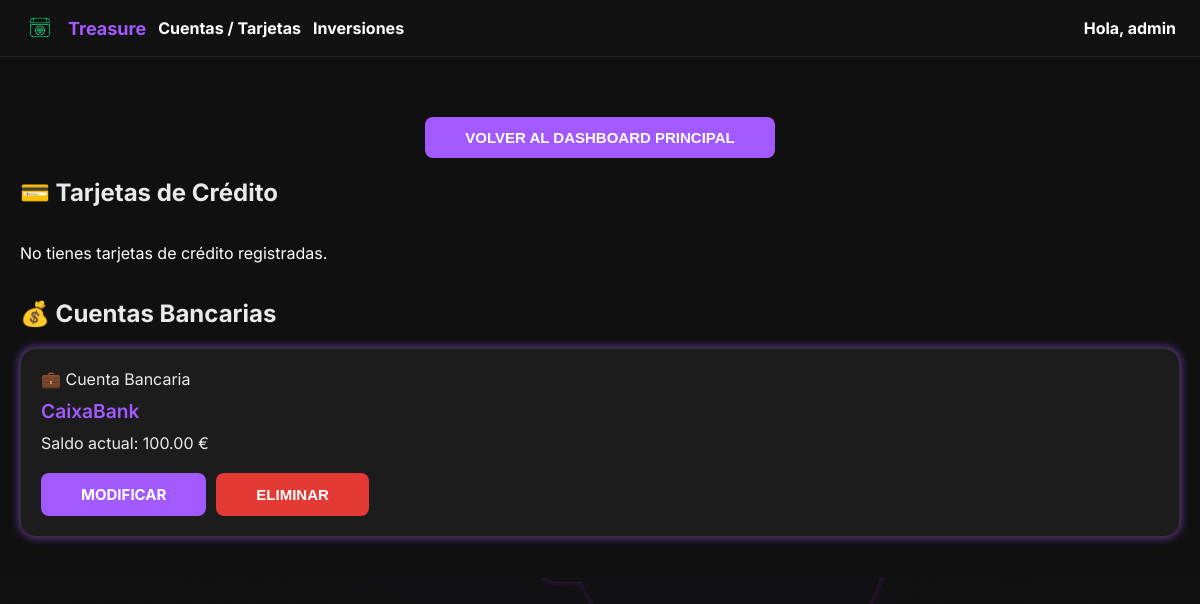
Before: /finanzas/gestionar/ (signed in) with the older database file.
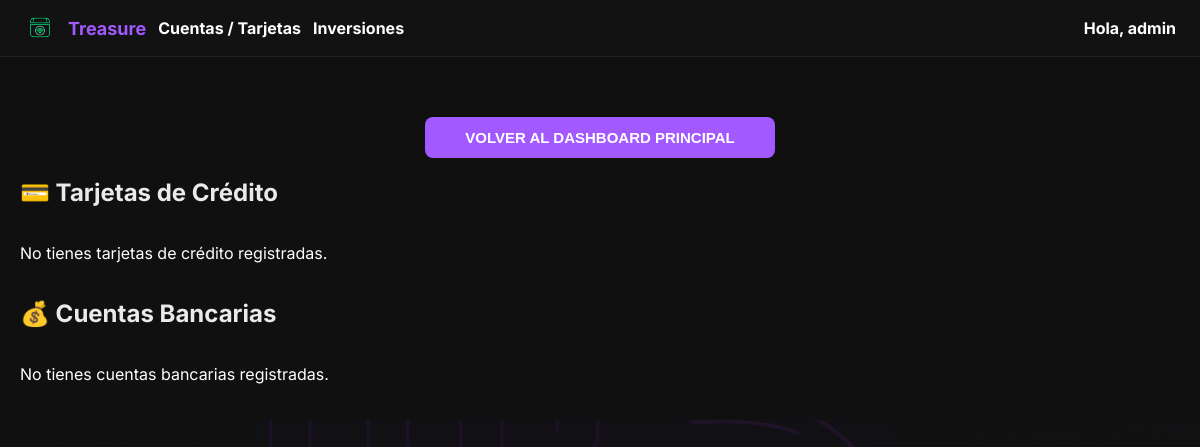
After: the same page with the newer database file.
### finanzas/models.py (models this page shows)
class CuentaBancaria(models.Model):
    usuario = models.ForeignKey(User, on_delete=models.CASCADE)
    nombre = models.CharField(max_length=100)
    moneda = models.CharField(max_length=3, choices=MONEDAS, default='EUR')
    activa = models.BooleanField(default=True)

### finanzas/views.py (the view)
# urls.py: path('gestionar/', views.gestionar_cuentas, name='gestionar_cuentas'),
@login_required
def gestionar_cuentas(request):
    usuario = request.user
    cuentas_bancarias = CuentaBancaria.objects.filter(usuario=usuario)
    cuentas_credito = CuentaCredito.objects.filter(usuario=usuario)
    prestamos = PrestamoSimple.objects.filter(usuario=usuario)
    tarjetas = TarjetaCredito.objects.filter(usuario=usuario)
    hoy = now().date()
    anio = hoy.year
    mes = hoy.month
    try:
        registro = RegistroMensual.objects.get(usuario=usuario, anio=anio, mes=mes)
    except RegistroMensual.DoesNotExist:
        registro = None
    saldos = {}
    saldos_tarjetas = {}
    if registro:
        for cuenta in cuentas_bancarias:
            try:
                saldo = SaldoMensualCuenta.objects.get(cuenta=cuenta, registro=registro)
                saldos[cuenta.id] = saldo.saldo
            except SaldoMensualCuenta.DoesNotExist:
                saldos[cuenta.id] = None
        for tarjeta in tarjetas:
            try:
                saldo = SaldoMensualTarjeta.objects.get(tarjeta=tarjeta, registro=registro)
                saldos_tarjetas[tarjeta.id] = saldo.saldo
            except SaldoMensualTarjeta.DoesNotExist:
                saldos_tarjetas[tarjeta.id] = None
    return render(request, 'finanzas/gestionar_cuentas.html', {
        'cuentas_bancarias': cuentas_bancarias,
        'cuentas_credito': cuentas_credito,
        'prestamos': prestamos,
        'tarjetas': tarjetas,
        'saldos': saldos,
        'saldos_tarjetas': saldos_tarjetas,
    })

### finanzas/context_processors.py (called while the page is built)
def resumen_inversiones_context(request):
    if request.user.is_authenticated:
        resumen = ResumenInversionesMensual.objects.filter(
            usuario=request.user
        ).order_by('-registro__anio', '-registro__mes').first()
    else:
        resumen = None
    return {
        'resumen_inversiones': resumen
    }

### finanzas/templatetags/custom_filters.py (called while the page is built)
@register.filter
def get_item(dictionary, key):
    if dictionary is None:
        return None
    return dictionary.get(key)

### templates/finanzas/gestionar_cuentas.html (shortened to what this page needs)
{% extends "base.html" %}
{% block body_class %}dashboard-background{% endblock %}
{% load static %}
{% load humanize %}
{% load custom_filters %}
{% block content %}
<div class="dashboard-scroll-wrapper">
    <div style="text-align: center; margin-top: 40px;">
        <button type="button" class="btn btn-primary" onclick="window.location.href='{% url 'dashboard' %}'">Volver al Dashboard Principal</button>
    </div>
    <h2 class="section-title">💳 Tarjetas de Crédito</h2>
    <div class="cuentas-container">
        {% for tarjeta in tarjetas %}
        <div class="cuenta-card">
            <div class="cuenta-tipo">💳 Tarjeta de Crédito</div>
            <div class="cuenta-nombre">{{ tarjeta.nombre }} {% if tarjeta.entidad %}— {{ tarjeta.entidad }}{% endif %}</div>
            <div class="cuenta-detalle">
                {% if saldos_tarjetas|get_item:tarjeta.id %}
                    Saldo actual: {{ saldos_tarjetas|get_item:tarjeta.id }} €
                {% else %}
                    Sin saldo este mes
                {% endif %}
            </div>
            <div class="cuenta-acciones">
                <a href="{% url 'finanzas:detalle_tarjeta' tarjeta.id %}" class="btn btn-primary">Modificar</a>
                <a href="{% url 'finanzas:eliminar_tarjeta' tarjeta.id %}" class="btn btn-danger">Eliminar</a>
            </div>
        </div>
        {% empty %}
        <p>No tienes tarjetas de crédito registradas.</p>
        {% endfor %}
    </div>
    <h2 class="section-title">💰 Cuentas Bancarias</h2>
    <div class="cuentas-container">
        {% for cuenta in cuentas_bancarias %}
        <div class="cuenta-card">
            <div class="cuenta-tipo">💼 Cuenta Bancaria</div>
            <div class="cuenta-nombre">{{ cuenta.nombre }}</div>
            <div class="cuenta-detalle">
                {% if saldos|get_item:cuenta.id %}
                    Saldo actual: {{ saldos|get_item:cuenta.id }} €
                {% else %}
                    Sin saldo este mes
                {% endif %}
            </div>
            <div class="cuenta-acciones">
                <a href="{% url 'finanzas:detalle_cuenta' cuenta.id %}" class="btn btn-primary">Modificar</a>
                <button class="btn btn-danger" onclick="confirmarEliminacion('{% url 'finanzas:eliminar_cuenta' cuenta.id %}', '{{ cuenta.nombre }}')">Eliminar</button>
            </div>
        </div>
        {% empty %}
        <p>No tienes cuentas bancarias registradas.</p>
        {% endfor %}
    </div>
</div>
{% endblock %}

### templates/base.html (shortened to what this page needs)
{% load static %}
<!DOCTYPE html>
<html lang="es">
<head>
    <link rel="stylesheet" href="{% static 'css/main.css' %}">
</head>
<body class="{% block body_class %}{% endblock %}">
    {% if request.user.is_authenticated and not hide_navbar %}
    <nav class="navbar">
        <div class="navbar-left">
            <img src="{% static 'img/logo_treasure_3.png' %}" class="nav-logo" alt="Treasure Logo">
            <span class="nav-title">Treasure</span>
            <div class="nav-user-dropdown">
                <span class="nav-user-toggle">Cuentas / Tarjetas</span>
            </div>
            <div class="nav-user-dropdown">
                <span class="nav-user-toggle">Inversiones</span>
              </div>
        </div>
        <div class="navbar-right">
            <div class="nav-user-dropdown">
                <span class="nav-user-toggle">
                    Hola, <span class="nav-username">{{ request.user.first_name|default:request.user.username }}</span>
                </span>
            </div>
        </div>
    </nav>
    {% endif %}
    {% block content %}
    {% endblock %}
</body>
</html>

### static/css/main.css (style rules this page uses)
:root { --primary-color: #a259ff; --glow: rgba(162, 89, 255, 0.7); --dark-bg: #101010; --input-bg: #1c1c1c; --text-color: #eaeaea; --muted: #888; --border: #333; }
body { margin: 0; padding: 0; font-family: 'Inter', sans-serif; background-color: #121212; color: #fff; }
body.dashboard-background { background-image: linear-gradient( rgba(18, 18, 18, 0.9), rgba(18, 18, 18, 0.9) ), url('../img/bg-cyberpunk-finanzas.png'); background-size: cover; background-position: center; background-attachment: fixed; }
.btn { display: inline-block; padding: 12px 40px; text-align: center; border: none; border-radius: 8px; font-size: 15px; font-weight: bold; text-transform: uppercase; cursor: pointer; transition: box-shadow 0.3s ease, background-color 0.3s ease; text-decoration: none; color: var(--text-color); }
.btn-primary { background-color: var(--primary-color); color: white; }
.navbar { display: flex; justify-content: space-between; align-items: center; background-color: #121212; padding: 12px 24px; box-shadow: 0 0 10px rgba(162, 89, 255, 0.3); border-bottom: 1px solid #222; }
.navbar-left { display: flex; align-items: center; gap: 12px; }
.nav-logo { height: 32px; width: auto; }
.nav-title { font-size: 18px; color: var(--primary-color); font-weight: bold; }
.navbar-right { display: flex; align-items: center; gap: 20px; }
.nav-user-dropdown { position: relative; display: inline-block; }
.nav-user-toggle { cursor: pointer; color: #fff; font-weight: bold; }
.dashboard-scroll-wrapper { max-height: calc(100vh - 100px); overflow-y: auto; padding: 20px; background-color: var(--dark-bg); }
.section-title { color: var(--text-color); font-size: 1.5rem; margin-bottom: 20px; }
.cuentas-container { display: flex; flex-direction: column; gap: 20px; }

Changed rows visible on the page:
removed CuentaBancaria: nombre "CaixaBank", id "100.00"
Other visible differences:
text now shown: "No tienes cuentas bancarias registradas."
